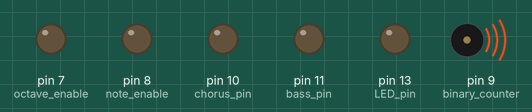
A sketch run on a simulated Arduino Uno, built with avr-gcc and run on an emulated ATmega328P. Parts: output pins drawn as LEDs (lit = HIGH), buzzer (waves = sounding). At 28.0 s the program stops and its outputs stay as they are.

Above: at 0.1 s.
At 6.6 s:
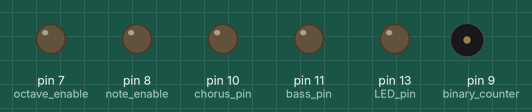
At 10.1 s:
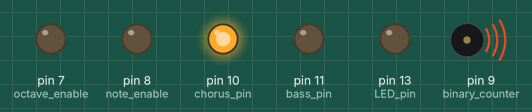
At 13.6 s:
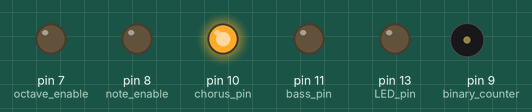
At 20.1 s:
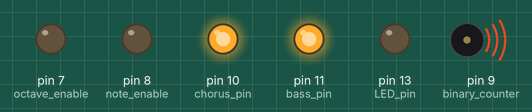
At 27.6 s:
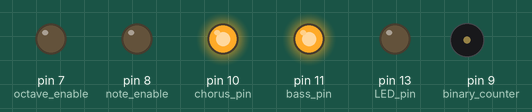
Timing chart, 0 to 29.1 s (numbered marks = the images above):
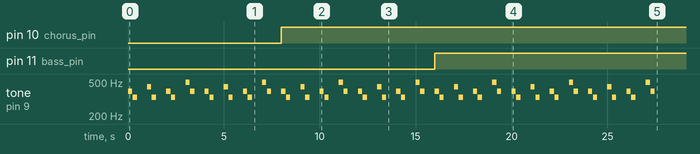

The sketch:

L_Theme_B_intro.ino
```cpp
/*  THIS IS THE ONE PROGRAM... TO RULE THEM ALL!
(this is the program that controls the other arduino boards.)


INSTRUCTIONS:

SETTING UP YOUR ARDUINOS

load this sketch onto your main arduino. (lets name it the intro arduino)
load the "L_theme_B_chorus" sketch onto your second arduino (lets name it the chorus arduino)
load the "L_theme_B_bass" sketch onto your third arduino (lets name it the bass arduino)

connect the pin 9 of each arduino to its own speaker

connect the pin 10's of the intro and chorus arduino together
connect the pin 11's of the intro and bass arduino together

connect the pin 13 of each arduino to its own LED.

now you are done wiring. now you may play the song.

PLAYING THE SONG:

to play L's Theme B, restart your intro arduino, then the other arduinos.

ENJOY:

ENJOY IT!
>:I
XD

*/
#define NOTE_B0  31
#define NOTE_C1  33
#define NOTE_CS1 35
#define NOTE_D1  37
#define NOTE_DS1 39
#define NOTE_E1  41
#define NOTE_F1  44
#define NOTE_FS1 46
#define NOTE_G1  49
#define NOTE_GS1 52
#define NOTE_A1  55
#define NOTE_AS1 58
#define NOTE_B1  62
#define NOTE_C2  65
#define NOTE_CS2 69
#define NOTE_D2  73
#define NOTE_DS2 78
#define NOTE_E2  82
#define NOTE_F2  87
#define NOTE_FS2 93
#define NOTE_G2  98
#define NOTE_GS2 104
#define NOTE_A2  110
#define NOTE_AS2 117
#define NOTE_B2  123
#define NOTE_C3  131
#define NOTE_CS3 139
#define NOTE_D3  147
#define NOTE_DS3 156
#define NOTE_E3  165
#define NOTE_F3  175
#define NOTE_FS3 185
#define NOTE_G3  196
#define NOTE_GS3 208
#define NOTE_A3  220
#define NOTE_AS3 233
#define NOTE_B3  247
#define NOTE_C4  262
#define NOTE_CS4 277
#define NOTE_D4  294
#define NOTE_DS4 311
#define NOTE_E4  330
#define NOTE_F4  349
#define NOTE_FS4 370
#define NOTE_G4  392
#define NOTE_GS4 415
#define NOTE_A4  440
#define NOTE_AS4 466
#define NOTE_B4  494
#define NOTE_C5  523
#define NOTE_CS5 554
#define NOTE_D5  587
#define NOTE_DS5 622
#define NOTE_E5  659
#define NOTE_F5  698
#define NOTE_FS5 740
#define NOTE_G5  784
#define NOTE_GS5 831
#define NOTE_A5  880
#define NOTE_AS5 932
#define NOTE_B5  988
#define NOTE_C6  1047
#define NOTE_CS6 1109
#define NOTE_D6  1175
#define NOTE_DS6 1245
#define NOTE_E6  1319
#define NOTE_F6  1397
#define NOTE_FS6 1480
#define NOTE_G6  1568
#define NOTE_GS6 1661
#define NOTE_A6  1760
#define NOTE_AS6 1865
#define NOTE_B6  1976
#define NOTE_C7  2093
#define NOTE_CS7 2217
#define NOTE_D7  2349
#define NOTE_DS7 2489
#define NOTE_E7  2637
#define NOTE_F7  2794
#define NOTE_FS7 2960
#define NOTE_G7  3136
#define NOTE_GS7 3322
#define NOTE_A7  3520
#define NOTE_AS7 3729
#define NOTE_B7  3951
#define NOTE_C8  4186
#define NOTE_CS8 4435
#define NOTE_D8  4699
#define NOTE_DS8 4978


#define bass_pin 11
#define chorus_pin 10
#define binary_counter 9
#define note_enable 8
#define octave_enable 7
#define LED_pin 13

/*
binary counter is connected to the source of the tone.
note_enable controls whether or not the tone is played
octave_enable controls whether or not a tone one octave lower is played.
*/

#define delay_time 250
#define half_delay_time 125
#define play_time 220
#define measure 4000

int i = 0, intro[16] = { NOTE_G4, NOTE_E4, 0, 0, NOTE_A4, NOTE_E4, 0, 0, NOTE_G4, NOTE_E4, 0, 0, NOTE_B4, NOTE_G4, 0, 0 };
//int chorus[16] = {NOTE_E4, NOTE_A3, NOTE_B3, NOTE_D4, NOTE_A4, NOTE_FS4, NOTE_E4, NOTE_A3, NOTE_B3, NOTE_D4, NOTE_A4, NOTE_FS4, NOTE_D4, NOTE_E4, NOTE_FS4, NOTE_G4 };
//int bass[14] = { NOTE_B2, 0, NOTE_A2, NOTE_B2, NOTE_D3, NOTE_B2, 0, NOTE_A2, NOTE_B2, 0, NOTE_B2, 0, NOTE_B2, 0 };
//int bass_time[14] = { 125, 625, 125, 125, 250, 125, 375, 250, 125, 250, 125, 250, 125, 1125 };

void setup() {

  pinMode(binary_counter, OUTPUT);
  pinMode(note_enable, OUTPUT);
  pinMode(octave_enable, OUTPUT);
  pinMode(LED_pin, OUTPUT);

  pinMode(chorus_pin, OUTPUT);
  //pinMode(chorus_pin, INPUT);
  digitalWrite(chorus_pin, 0);

  pinMode(bass_pin, OUTPUT);
  //pinMode(bass_pin, INPUT);
  digitalWrite(bass_pin, 0);

  digitalWrite(binary_counter, 0);
  digitalWrite(note_enable, 0);
  digitalWrite(octave_enable, 0);
  digitalWrite(LED_pin, 0);
}

void loop() {


 for(i = 0; i < 16; i++) {
   tone(binary_counter, intro[i], play_time);
   delay(delay_time);
 }
 for(i = 0; i < 16; i++) {
   tone(binary_counter, intro[i], play_time);
   delay(delay_time);
 }

 digitalWrite(chorus_pin, 1);

 for(i = 0; i < 16; i++) {
   tone(binary_counter, intro[i], play_time);
   delay(delay_time);
 }
 for(i = 0; i < 16; i++) {
   tone(binary_counter, intro[i], play_time);
   delay(delay_time);
 }

 digitalWrite(bass_pin, 1);


 while(true) {
   for(i = 0; i < 16; i++) {
   tone(binary_counter, intro[i], play_time);
   delay(delay_time);
   }
 }

 /*
 while(digitalRead(chorus_pin) == 0){digitalWrite(LED_pin, 0);}
 digitalWrite(LED_pin, 1);

 for(i = 0; i < 16; i++) {
   tone(binary_counter, chorus[i], play_time);
   delay(delay_time);
 }


 for(i = 0; i < 14; i++) {
   tone(binary_counter, bass[i], bass_time[i]);
   delay(bass_time[i]);
 }
 */


}
```

pitches.ino
```cpp
/*************************************************
 * Public Constants
 *************************************************/

#define NOTE_B0  31
#define NOTE_C1  33
#define NOTE_CS1 35
#define NOTE_D1  37
#define NOTE_DS1 39
#define NOTE_E1  41
#define NOTE_F1  44
#define NOTE_FS1 46
#define NOTE_G1  49
#define NOTE_GS1 52
#define NOTE_A1  55
#define NOTE_AS1 58
#define NOTE_B1  62
#define NOTE_C2  65
#define NOTE_CS2 69
#define NOTE_D2  73
#define NOTE_DS2 78
#define NOTE_E2  82
#define NOTE_F2  87
#define NOTE_FS2 93
#define NOTE_G2  98
#define NOTE_GS2 104
#define NOTE_A2  110
#define NOTE_AS2 117
#define NOTE_B2  123
#define NOTE_C3  131
#define NOTE_CS3 139
#define NOTE_D3  147
#define NOTE_DS3 156
#define NOTE_E3  165
#define NOTE_F3  175
#define NOTE_FS3 185
#define NOTE_G3  196
#define NOTE_GS3 208
#define NOTE_A3  220
#define NOTE_AS3 233
#define NOTE_B3  247
#define NOTE_C4  262
#define NOTE_CS4 277
#define NOTE_D4  294
#define NOTE_DS4 311
#define NOTE_E4  330
#define NOTE_F4  349
#define NOTE_FS4 370
#define NOTE_G4  392
#define NOTE_GS4 415
#define NOTE_A4  440
#define NOTE_AS4 466
#define NOTE_B4  494
#define NOTE_C5  523
#define NOTE_CS5 554
#define NOTE_D5  587
#define NOTE_DS5 622
#define NOTE_E5  659
#define NOTE_F5  698
#define NOTE_FS5 740
#define NOTE_G5  784
#define NOTE_GS5 831
#define NOTE_A5  880
#define NOTE_AS5 932
#define NOTE_B5  988
#define NOTE_C6  1047
#define NOTE_CS6 1109
#define NOTE_D6  1175
#define NOTE_DS6 1245
#define NOTE_E6  1319
#define NOTE_F6  1397
#define NOTE_FS6 1480
#define NOTE_G6  1568
#define NOTE_GS6 1661
#define NOTE_A6  1760
#define NOTE_AS6 1865
#define NOTE_B6  1976
#define NOTE_C7  2093
#define NOTE_CS7 2217
#define NOTE_D7  2349
#define NOTE_DS7 2489
#define NOTE_E7  2637
#define NOTE_F7  2794
#define NOTE_FS7 2960
#define NOTE_G7  3136
#define NOTE_GS7 3322
#define NOTE_A7  3520
#define NOTE_AS7 3729
#define NOTE_B7  3951
#define NOTE_C8  4186
#define NOTE_CS8 4435
#define NOTE_D8  4699
#define NOTE_DS8 4978
```

Measured:
- by itself, pin 10 (chorus_pin): LOW → HIGH at 8.0 s
- by itself, pin 11 (bass_pin): LOW → HIGH at 16.0 s
- by itself, tone on pin 9 (binary_counter): repeats every 4.0 s: silent 0.03 s, 330 Hz 0.22 s, silent 0.53 s, 440 Hz 0.22 s, silent 0.03 s, 330 Hz 0.22 s, silent 0.53 s, 392 Hz 0.22 s, silent 0.03 s, 330 Hz 0.22 s, silent 0.53 s, 494 Hz 0.22 s, silent 0.03 s, 392 Hz 0.22 s, silent 0.53 s, 392 Hz 0.22 s
